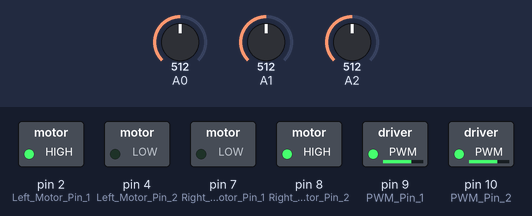
Bench run of a sketch on a simulated Arduino Uno, built with avr-gcc and run on an emulated ATmega328P. Shown: switched loads named in the sketch (green lamp = pin HIGH). The test bench sets the inputs (shaded band); at power-on: A0 = 512, A2 = 512, A1 = 512.

Above: at 1.2 s.
1.3 s: A0 set to 690
2.8 s: A0 set to 717
At 3.4 s:
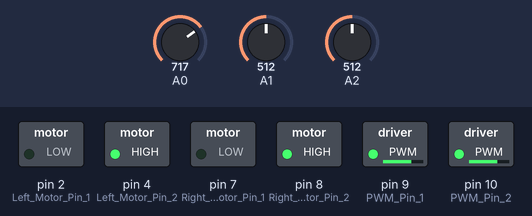
4.3 s: A0 set to 511
At 5.5 s:
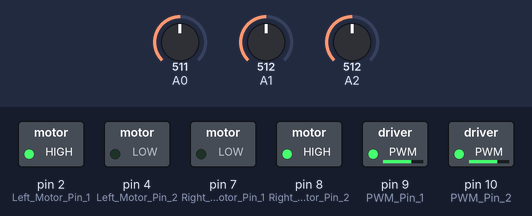
5.8 s: A2 set to 687
7.3 s: A2 set to 717
At 8.0 s:
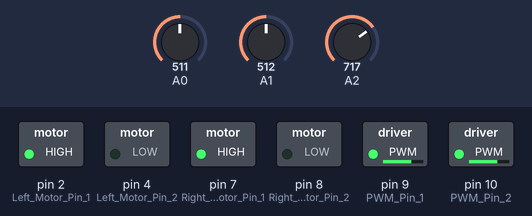
8.8 s: A2 set to 690
At 9.2 s:
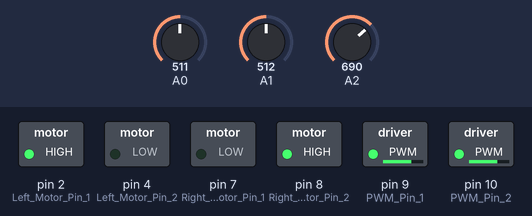
Timing chart, 0 to 11.3 s (numbered marks = the images above; inputs shaded):
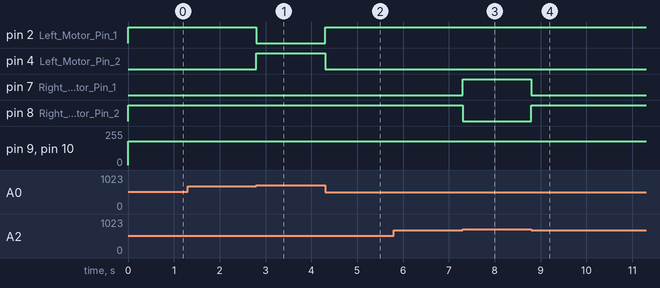

Measured:
- the behaviour switches between 700 and 701 on A0 (found by bisection; images 0 and 1)
- the behaviour switches between 700 and 701 on A2 (found by bisection; images 2 and 3)
- after the input at 1.3 s, every drawn part: stays the same
- after the input at 2.8 s, pin 2 (Left_Motor_Pin_1): HIGH → LOW at once; pin 4 (Left_Motor_Pin_2): LOW → HIGH at once
- after the input at 4.3 s, pin 2 (Left_Motor_Pin_1): LOW → HIGH at once; pin 4 (Left_Motor_Pin_2): HIGH → LOW at once
- after the input at 5.8 s, every drawn part: stays the same
- after the input at 7.3 s, pin 7 (Right_Motor_Pin_1): LOW → HIGH at once; pin 8 (Right_Motor_Pin_2): HIGH → LOW at once
- after the input at 8.8 s, pin 7 (Right_Motor_Pin_1): HIGH → LOW at once; pin 8 (Right_Motor_Pin_2): LOW → HIGH at once

The sketch:

sketch_oct05b.ino
```cpp
int lPin1 = 2;
int lPin2 = 4;
int leftPWM = 9;
int rPin1 = 7;
int rPin2 = 8;
int rightPWM = 10;
int left=180;
int right=180;
long sensors[] = {0, 0, 0};
void setup()
{
 pinMode(9,OUTPUT); //PWM Pin 1
 pinMode(10,OUTPUT); //PWM Pin 2
 pinMode(2,OUTPUT); //Left Motor Pin 1
 pinMode(4,OUTPUT); //Left Motor Pin 2
 pinMode(7,OUTPUT); //Right Motor Pin 1
 pinMode(8,OUTPUT);  //Right Motor Pin 2
 Serial.begin(9600); //Enable Serial Communications

}

void loop()
{
  sensors_read();
  follow();

}

void sensors_read()
{
for (int i = 0; i < 3; i++)
  sensors[i] = analogRead(i);
}


void follow()
{
   if((sensors[0]<700)&&(sensors[1]>700)&&(sensors[2]<700))//Forward
    {
    digitalWrite(2,HIGH);
    digitalWrite(4,LOW);
    digitalWrite(7,LOW);
    digitalWrite(8,HIGH);
    analogWrite(9,left);   //Left Motor Speed
    analogWrite(10,right);
    }

    else if((sensors[0]<700)&&(sensors[1]>700)&&(sensors[2]>700))//Right 90
    {
    digitalWrite(2,HIGH);
    digitalWrite(4,LOW);
    digitalWrite(7,HIGH);
    digitalWrite(8,LOW);
    analogWrite(9,left);   //Left Motor Speed
    analogWrite(10,right);
    delay(100);
    }

    else if((sensors[0]<700)&&(sensors[1]<700)&&(sensors[2]>700))//Right
    {
    digitalWrite(2,HIGH);
    digitalWrite(4,LOW);
    digitalWrite(7,HIGH);
    digitalWrite(8,LOW);
    analogWrite(9,left);   //Left Motor Speed
    analogWrite(10,right);
    //delay();
    }

    else if((sensors[0]>700)&&(sensors[1]>700)&&(sensors[2]>700))//Junction
    {
    digitalWrite(2,HIGH);
    digitalWrite(4,LOW);
    digitalWrite(7,HIGH);
    digitalWrite(8,LOW);
    analogWrite(9,left);   //Left Motor Speed
    analogWrite(10,right);
    delay(100);
    }

    else if((sensors[0]>700)&&(sensors[1]>700)&&(sensors[2]<700))//Left 90
    {
    digitalWrite(2,LOW);
    digitalWrite(4,HIGH);
    digitalWrite(7,LOW);
    digitalWrite(8,HIGH);
    analogWrite(9,left);   //Left Motor Speed
    analogWrite(10,right);
    delay(100);
    }

     else if((sensors[0]>700)&&(sensors[1]<700)&&(sensors[2]<700))//Left
    {
    digitalWrite(2,LOW);
    digitalWrite(4,HIGH);
    digitalWrite(7,LOW);
    digitalWrite(8,HIGH);
    analogWrite(9,left);   //Left Motor Speed
    analogWrite(10,right);
    //delay(100);
    }

    else
    {
    digitalWrite(2,HIGH);
    digitalWrite(4,LOW);
    digitalWrite(7,LOW);
    digitalWrite(8,HIGH);
    analogWrite(9,left);   //Left Motor Speed
    analogWrite(10,right);
    }
}
```
